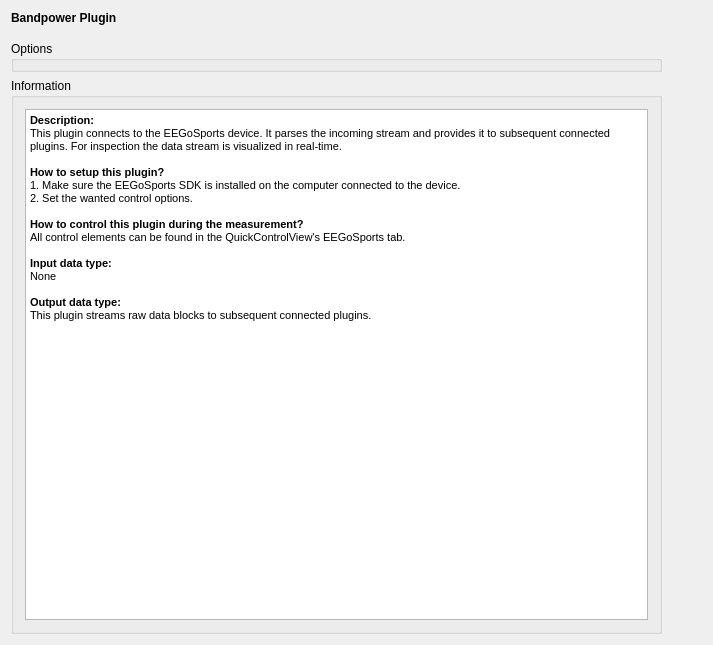
<?xml version="1.0" encoding="UTF-8"?>
<ui version="4.0">
 <class>RereferenceSetupWidgetClass</class>
 <widget class="QWidget" name="RereferenceSetupWidgetClass">
  <property name="geometry">
   <rect>
    <x>0</x>
    <y>0</y>
    <width>713</width>
    <height>645</height>
   </rect>
  </property>
  <property name="windowTitle">
   <string>TMSi EEG Connector Setup</string>
  </property>
  <layout class="QVBoxLayout" name="verticalLayout_2">
   <item>
    <widget class="QLabel" name="m_qLabel_Headline">
     <property name="font">
      <font>
       <weight>75</weight>
       <bold>true</bold>
      </font>
     </property>
     <property name="text">
      <string>Bandpower Plugin</string>
     </property>
    </widget>
   </item>
   <item>
    <spacer name="m_qVerticalSpacer_Headline">
     <property name="orientation">
      <enum>Qt::Vertical</enum>
     </property>
     <property name="sizeType">
      <enum>QSizePolicy::Fixed</enum>
     </property>
     <property name="sizeHint" stdset="0">
      <size>
       <width>20</width>
       <height>10</height>
      </size>
     </property>
    </spacer>
   </item>
   <item>
    <layout class="QGridLayout" name="m_qGridLayout_main" rowstretch="0,0" columnstretch="0,0,0,0">
     <property name="spacing">
      <number>6</number>
     </property>
     <item row="0" column="0" colspan="3">
      <widget class="QGroupBox" name="m_qGroupBox_Options">
       <property name="sizePolicy">
        <sizepolicy hsizetype="Preferred" vsizetype="Preferred">
         <horstretch>0</horstretch>
         <verstretch>0</verstretch>
        </sizepolicy>
       </property>
       <property name="minimumSize">
        <size>
         <width>0</width>
         <height>0</height>
        </size>
       </property>
       <property name="maximumSize">
        <size>
         <width>16777215</width>
         <height>50000</height>
        </size>
       </property>
       <property name="title">
        <string>Options</string>
       </property>
       <property name="flat">
        <bool>false</bool>
       </property>
      </widget>
     </item>
     <item row="1" column="0" colspan="3">
      <widget class="QGroupBox" name="m_qGroupBox_Information">
       <property name="sizePolicy">
        <sizepolicy hsizetype="Preferred" vsizetype="Preferred">
         <horstretch>0</horstretch>
         <verstretch>0</verstretch>
        </sizepolicy>
       </property>
       <property name="maximumSize">
        <size>
         <width>16777215</width>
         <height>16777215</height>
        </size>
       </property>
       <property name="title">
        <string>Information</string>
       </property>
       <layout class="QGridLayout" name="m_qGridLayout_Information">
        <item row="0" column="0">
         <widget class="QTextBrowser" name="m_qTextBrowser_Information">
          <property name="sizePolicy">
           <sizepolicy hsizetype="MinimumExpanding" vsizetype="MinimumExpanding">
            <horstretch>0</horstretch>
            <verstretch>0</verstretch>
           </sizepolicy>
          </property>
          <property name="maximumSize">
           <size>
            <width>16777215</width>
            <height>16777215</height>
           </size>
          </property>
          <property name="html">
           <string>&lt;!DOCTYPE HTML PUBLIC &quot;-//W3C//DTD HTML 4.0//EN&quot; &quot;http://www.w3.org/TR/REC-html40/strict.dtd&quot;&gt;
&lt;html&gt;&lt;head&gt;&lt;meta name=&quot;qrichtext&quot; content=&quot;1&quot; /&gt;&lt;style type=&quot;text/css&quot;&gt;
p, li { white-space: pre-wrap; }
&lt;/style&gt;&lt;/head&gt;&lt;body style=&quot; font-family:'Ubuntu'; font-size:11pt; font-weight:400; font-style:normal;&quot;&gt;
&lt;p style=&quot; margin-top:0px; margin-bottom:0px; margin-left:0px; margin-right:0px; -qt-block-indent:0; text-indent:0px;&quot;&gt;&lt;span style=&quot; font-family:'MS Shell Dlg 2'; font-size:8.25pt; font-weight:600;&quot;&gt;Description:&lt;/span&gt;&lt;/p&gt;
&lt;p style=&quot; margin-top:0px; margin-bottom:0px; margin-left:0px; margin-right:0px; -qt-block-indent:0; text-indent:0px;&quot;&gt;&lt;span style=&quot; font-family:'MS Shell Dlg 2'; font-size:8.25pt;&quot;&gt;This plugin connects to the EEGoSports device. It parses the incoming stream and provides it to subsequent connected plugins. For inspection the data stream is visualized in real-time.&lt;/span&gt;&lt;/p&gt;
&lt;p style=&quot;-qt-paragraph-type:empty; margin-top:0px; margin-bottom:0px; margin-left:0px; margin-right:0px; -qt-block-indent:0; text-indent:0px; font-family:'MS Shell Dlg 2'; font-size:8.25pt;&quot;&gt;&lt;br /&gt;&lt;/p&gt;
&lt;p style=&quot; margin-top:0px; margin-bottom:0px; margin-left:0px; margin-right:0px; -qt-block-indent:0; text-indent:0px;&quot;&gt;&lt;span style=&quot; font-family:'MS Shell Dlg 2'; font-size:8.25pt; font-weight:600;&quot;&gt;How to setup this plugin?&lt;/span&gt;&lt;/p&gt;
&lt;p style=&quot; margin-top:0px; margin-bottom:0px; margin-left:0px; margin-right:0px; -qt-block-indent:0; text-indent:0px;&quot;&gt;&lt;span style=&quot; font-family:'MS Shell Dlg 2'; font-size:8.25pt;&quot;&gt;1. Make sure the EEGoSports SDK is installed on the computer connected to the device.&lt;/span&gt;&lt;/p&gt;
&lt;p style=&quot; margin-top:0px; margin-bottom:0px; margin-left:0px; margin-right:0px; -qt-block-indent:0; text-indent:0px;&quot;&gt;&lt;span style=&quot; font-family:'MS Shell Dlg 2'; font-size:8.25pt;&quot;&gt;2. Set the wanted control options.&lt;/span&gt;&lt;/p&gt;
&lt;p style=&quot;-qt-paragraph-type:empty; margin-top:0px; margin-bottom:0px; margin-left:0px; margin-right:0px; -qt-block-indent:0; text-indent:0px; font-family:'MS Shell Dlg 2'; font-size:8.25pt;&quot;&gt;&lt;br /&gt;&lt;/p&gt;
&lt;p style=&quot; margin-top:0px; margin-bottom:0px; margin-left:0px; margin-right:0px; -qt-block-indent:0; text-indent:0px;&quot;&gt;&lt;span style=&quot; font-family:'MS Shell Dlg 2'; font-size:8.25pt; font-weight:600;&quot;&gt;How to control this plugin during the measurement?&lt;/span&gt;&lt;/p&gt;
&lt;p style=&quot; margin-top:0px; margin-bottom:0px; margin-left:0px; margin-right:0px; -qt-block-indent:0; text-indent:0px;&quot;&gt;&lt;span style=&quot; font-family:'MS Shell Dlg 2'; font-size:8.25pt;&quot;&gt;All control elements can be found in the QuickControlView's EEGoSports tab.&lt;/span&gt;&lt;/p&gt;
&lt;p style=&quot;-qt-paragraph-type:empty; margin-top:0px; margin-bottom:0px; margin-left:0px; margin-right:0px; -qt-block-indent:0; text-indent:0px; font-family:'MS Shell Dlg 2'; font-size:8.25pt;&quot;&gt;&lt;br /&gt;&lt;/p&gt;
&lt;p style=&quot; margin-top:0px; margin-bottom:0px; margin-left:0px; margin-right:0px; -qt-block-indent:0; text-indent:0px;&quot;&gt;&lt;span style=&quot; font-family:'MS Shell Dlg 2'; font-size:8.25pt; font-weight:600;&quot;&gt;Input data type:&lt;/span&gt;&lt;/p&gt;
&lt;p style=&quot; margin-top:0px; margin-bottom:0px; margin-left:0px; margin-right:0px; -qt-block-indent:0; text-indent:0px;&quot;&gt;&lt;span style=&quot; font-family:'MS Shell Dlg 2'; font-size:8.25pt;&quot;&gt;None&lt;/span&gt;&lt;/p&gt;
&lt;p style=&quot;-qt-paragraph-type:empty; margin-top:0px; margin-bottom:0px; margin-left:0px; margin-right:0px; -qt-block-indent:0; text-indent:0px; font-family:'MS Shell Dlg 2'; font-size:8.25pt;&quot;&gt;&lt;br /&gt;&lt;/p&gt;
&lt;p style=&quot; margin-top:0px; margin-bottom:0px; margin-left:0px; margin-right:0px; -qt-block-indent:0; text-indent:0px;&quot;&gt;&lt;span style=&quot; font-family:'MS Shell Dlg 2'; font-size:8.25pt; font-weight:600;&quot;&gt;Output data type:&lt;/span&gt;&lt;/p&gt;
&lt;p style=&quot; margin-top:0px; margin-bottom:0px; margin-left:0px; margin-right:0px; -qt-block-indent:0; text-indent:0px;&quot;&gt;&lt;span style=&quot; font-family:'MS Shell Dlg 2'; font-size:8.25pt;&quot;&gt;This plugin streams raw data blocks to subsequent connected plugins.&lt;/span&gt;&lt;/p&gt;&lt;/body&gt;&lt;/html&gt;</string>
          </property>
         </widget>
        </item>
       </layout>
      </widget>
     </item>
     <item row="0" column="3" rowspan="2">
      <spacer name="horizontalSpacer">
       <property name="orientation">
        <enum>Qt::Horizontal</enum>
       </property>
       <property name="sizeType">
        <enum>QSizePolicy::Minimum</enum>
       </property>
       <property name="sizeHint" stdset="0">
        <size>
         <width>40</width>
         <height>20</height>
        </size>
       </property>
      </spacer>
     </item>
    </layout>
   </item>
  </layout>
 </widget>
 <layoutdefault spacing="6" margin="11"/>
 <resources/>
 <connections/>
</ui>
